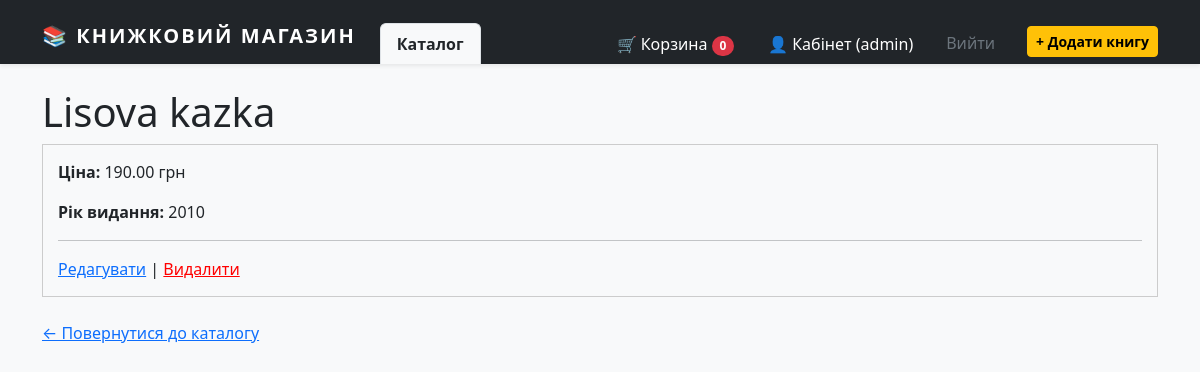
The page /books/2 (signed in) on the database its author committed.
### user_management/models.py (models this page shows, shortened)
class CustomUser(AbstractUser):
    email = models.EmailField(max_length=255, unique=True)
    phone_number = models.CharField(max_length=11)

### shop/models.py (models this page shows, shortened)
class Book(models.Model):
    title = models.CharField(max_length=200)
    author = models.ManyToManyField(Author)
    category = models.ManyToManyField(Category)
    price = models.DecimalField(max_digits=6, decimal_places=2)
    added_at = models.DateTimeField(auto_now_add=True)
    publisher_year = models.IntegerField()
    amount = models.DecimalField(max_digits=6, decimal_places=2)
    available = models.BooleanField(default=True)
    publisher = models.ForeignKey(Publisher, on_delete=models.CASCADE)
    calculated_average = models.DecimalField(max_digits=3, decimal_places=2, default=0.00)

### shop/views.py (the view)
# urls.py: path('books/<int:pk>', BookDetailView.as_view(), name='book_detail'),
class BookDetailView(DetailView):
    model = Book
    template_name = 'shop/book_detail.html'
    context_object_name = 'book'

### templates/shop/book_detail.html
{% extends 'shop/base.html' %}
{% block content %}
    <h1>{{ book.title }}</h1>
    <div style="border: 1px solid #ccc; padding: 15px;">
        <p><strong>Ціна:</strong> {{ book.price }} грн</p>
        <p><strong>Рік видання:</strong> {{ book.publisher_year }}</p>
        {% if user.is_staff %}
            <hr>
            <a href="{% url 'shop:book_update' book.pk %}">Редагувати</a> |
            <a href="{% url 'shop:book_delete' book.pk %}" style="color: red;">Видалити</a>
        {% endif %}
    </div>
    <br>
    <a href="{% url 'shop:book_list' %}">&larr; Повернутися до каталогу</a>
{% endblock %}

### templates/shop/base.html (shortened to what this page needs)
{% load static %}
<!DOCTYPE html>
<html lang="uk">
<head>
    <link href="https://cdn.jsdelivr.net/npm/bootstrap@5.3.0/dist/css/bootstrap.min.css" rel="stylesheet">
    <link rel="stylesheet" href="{% static 'css/style.css' %}">
</head>
<body class="bg-light">
    <nav class="navbar bg-dark pt-3 pb-0 shadow-sm">
        <div class="container d-flex flex-wrap align-items-end">
            <a class="navbar-brand fw-bold text-white mb-2 me-4" href="{% url 'shop:book_list' %}">
                📚 Книжковий Магазин
            </a>
            <ul class="nav nav-tabs border-0 flex-grow-1">
                <li class="nav-item">
                    <a class="nav-link active bg-light text-dark fw-bold border-bottom-0" href="{% url 'shop:book_list' %}">
                        Каталог
                    </a>
                </li>
                <li class="nav-item ms-auto">
                    <a class="nav-link text-white" href="#">
                        🛒 Корзина <span class="badge bg-danger rounded-pill">0</span>
                    </a>
                </li>
                {% if user.is_authenticated %}
                    <li class="nav-item">
                        <a class="nav-link text-white" href="#">👤 Кабінет ({{ user.username }})</a>
                    </li>
                    <li class="nav-item">
                        <form method="post" action="{% url 'user_management:logout' %}" class="d-inline">
                            <button type="submit" class="nav-link text-secondary bg-transparent border-0">Вийти</button>
                        </form>
                    </li>
                    {% if user.is_staff %}
                    <li class="nav-item ms-3 mb-1 align-self-center">
                        <a class="btn btn-warning btn-sm fw-bold" href="{% url 'shop:book_create' %}">+ Додати книгу</a>
                    </li>
                    {% endif %}
                {% endif %}
            </ul>
        </div>
    </nav>
    <main class="container mt-4">
        {% block content %}
        {% endblock %}
    </main>
</body>
</html>

### static/css/style.css (style rules this page uses)
.navbar-brand { letter-spacing: 2px; text-transform: uppercase; }

### rows shown on the page
CustomUser: username "admin"
Book: title "Lisova kazka", price "190.00", publisher_year "2010"
